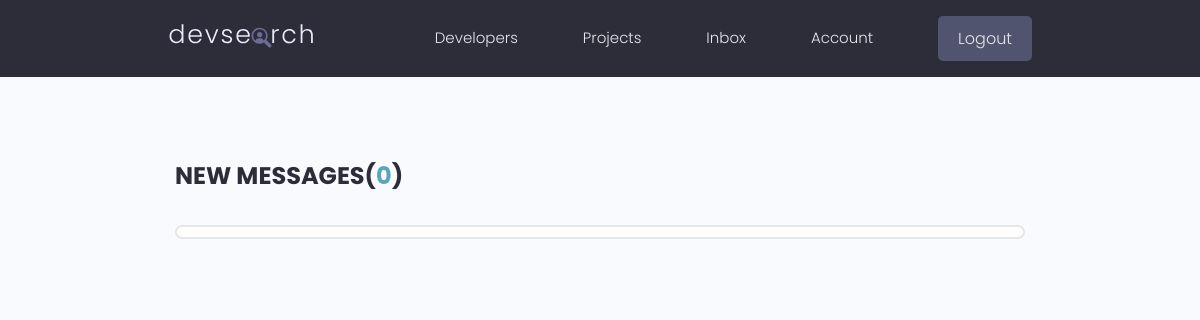
The app's page /inbox/ (signed in), older data.
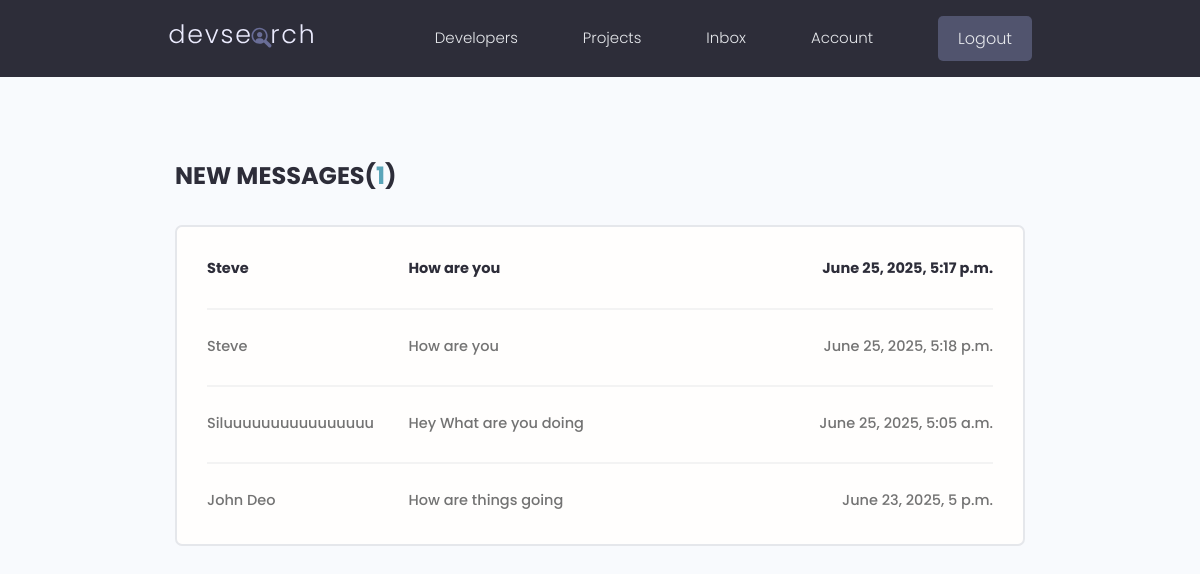
The same page, newer data.
### users/models.py (models this page shows, shortened)
class Message(models.Model):
    sender = models.ForeignKey(Profile,on_delete=models.SET_NULL,null=True,blank=True)
    recipient = models.ForeignKey(Profile,on_delete=models.SET_NULL,null=True,blank=True,related_name="messages")
    name = models.CharField(max_length=200,null=True,blank=True)
    email = models.EmailField(max_length=200,null=True,blank=True)
    subject = models.CharField(max_length=200,null=True,blank=True)
    body = models.TextField()
    is_read = models.BooleanField(default=False, null=True)
    created = models.DateTimeField(auto_now_add=True)
    id = models.UUIDField(default=uuid.uuid4, unique=True,primary_key=True,editable=False)
    class Meta:
        ordering = ['is_read','-created']

### users/views.py (the view)
# urls.py: path('inbox/',views.inbox,name="inbox"),
@login_required(login_url='login')
def inbox(request):
    profile = request.user.profile
    messageRequests = profile.messages.all()
    unreadCount = messageRequests.filter(is_read=False).count()
    context = {'messageRequests': messageRequests, 'unreadCount': unreadCount}
    return render(request, 'users/inbox.html', context)

### users/templates/users/inbox.html
{% extends 'main.html' %}
{% block content %}
<main class="inbox my-xl">
  <div class="content-box">
    <h3 class="inbox__title">New Messages(<span>{{unreadCount}}</span>)</h3>
    <ul class="messages">
      {% for message in messageRequests %}
      {% if message.is_read == False %}
      <li class="message message--unread">
        {% else %}
      <li class="message">
        {% endif %}
        <a href="{% url 'message' message.id %}">
          <span class="message__author">{{message.name}}</span>
          <span class="message__subject">{{message.subject}}</span>
          <span class="message__date">{{message.created}}</span>
        </a>
      </li>
      {% endfor %}
    </ul>
  </div>
</main>
{% endblock content %}

Row changes from the older to the newer data that the page shows:
added Message: name "Steve", subject "How are you", created "June 25, 2025, 5:17 p.m."
added Message: name "Steve", subject "How are you", created "June 25, 2025, 5:18 p.m."
added Message: name "Siluuuuuuuuuuuuuuuu", subject "Hey What are you doing", created "June 25, 2025, 5:05 a.m."
added Message: name "John Deo", subject "How are things going", created "June 23, 2025, 5 p.m."
Text that changed along with them:
{{ unreadCount }}: "0" → "1"
